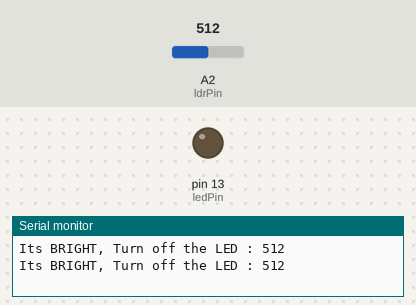
A sketch run on a simulated Arduino Uno, built with avr-gcc and run on an emulated ATmega328P. Shown: output pins drawn as LEDs (lit = HIGH), the last lines printed to the serial monitor. The inputs (shaded band) are chosen by the test bench; at power-on: A2 (ldrPin) = 512.

Above: at 2.8 s.
2.9 s: A2 (ldrPin) set to 213
5.6 s: A2 (ldrPin) set to 183
At 6.3 s:
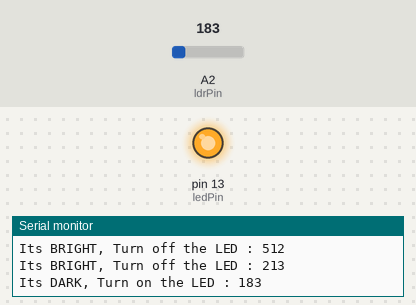
8.3 s: A2 (ldrPin) set to 210
At 10.6 s:
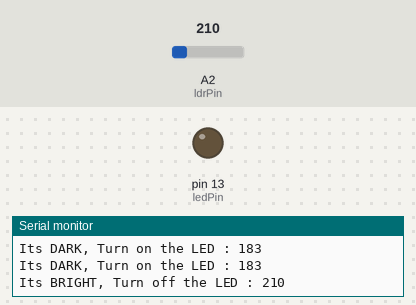
11.5 s: A2 (ldrPin) set to 190
At 13.3 s:
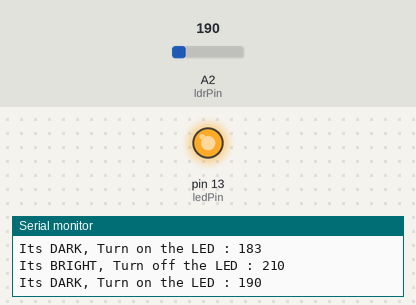
Timing chart, 0 to 14.8 s (numbered marks = the images above; inputs shaded):
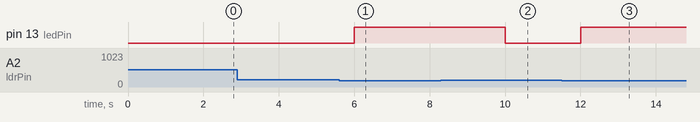

The sketch:

LDR_code.ino
```cpp
const int ledPin = 13;
const int ldrPin = 2;
void setup() {
Serial.begin(115200);
pinMode(ledPin, OUTPUT);
pinMode(ldrPin, INPUT);
}

void loop() {
int ldrStatus = analogRead(ldrPin);
if (ldrStatus >= 200) {
digitalWrite(ledPin, LOW);
Serial.print("Its BRIGHT, Turn off the LED : ");
Serial.println(ldrStatus);
}
else {

digitalWrite(ledPin, HIGH);
Serial.print("Its DARK, Turn on the LED : ");
Serial.println(ldrStatus);
}
delay(2000);
}
```

Measured:
- the behaviour switches between 200 and 199 on A2 (ldrPin) (found by bisection; images 0 and 1)
- after the input at 5.6 s, pin 13 (ledPin): LOW → HIGH after 0.40 s
- after the input at 8.3 s, pin 13 (ledPin): HIGH → LOW after 1.7 s
- after the input at 11.5 s, pin 13 (ledPin): LOW → HIGH after 0.50 s
